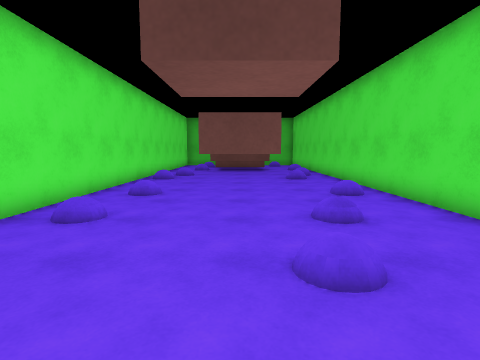
view 1 (above)

15 first-person views from a walk through a 3-D level made in the Unity game engine. The camera is 1.3 m above the floor, tilts 6° down and sees 80° across. The floor is counted in squares, 1 m on a side. Each view is taken from the middle of a square. On the plan, view 1 faces up. The plan holds only what a view shows up to about 13 squares ahead; the rest is blank. The player character is not drawn.

view 2
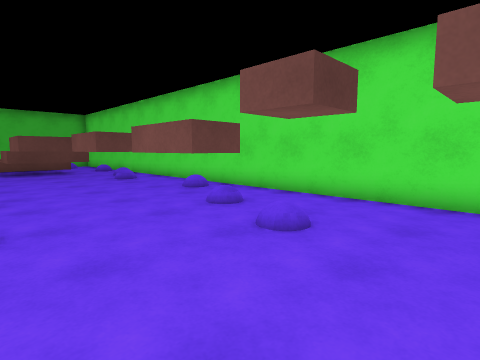

view 3
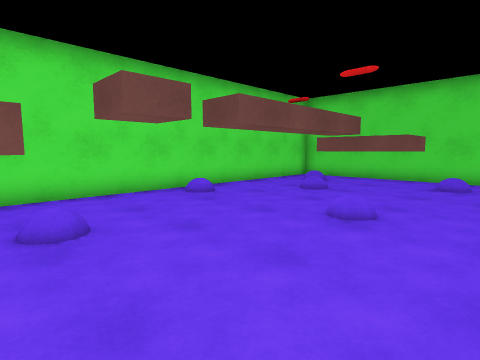

view 4
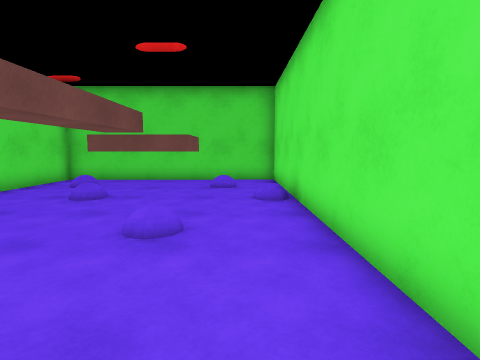

view 5
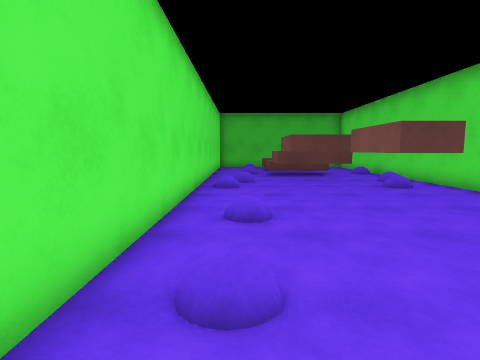

view 6
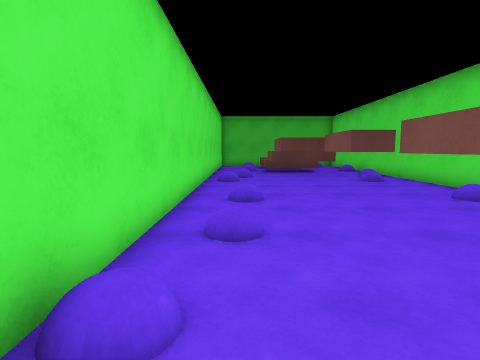

view 7
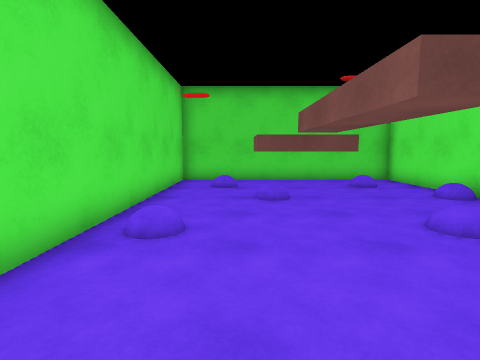

view 8
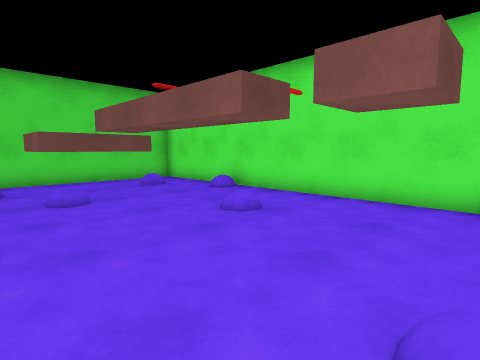

view 9
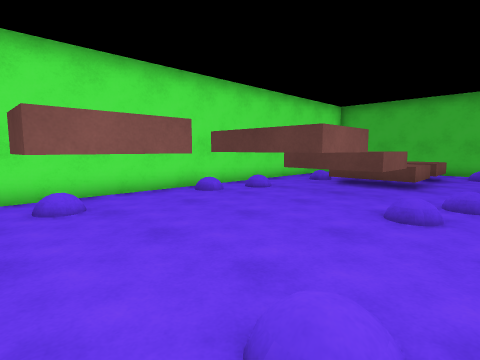

view 10
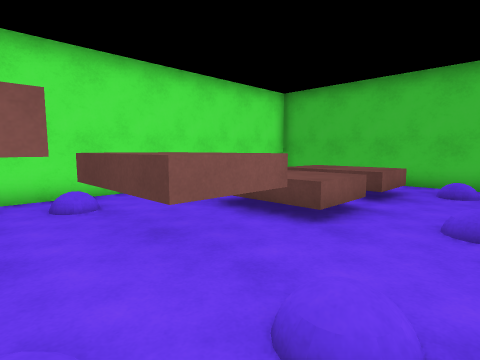

view 11
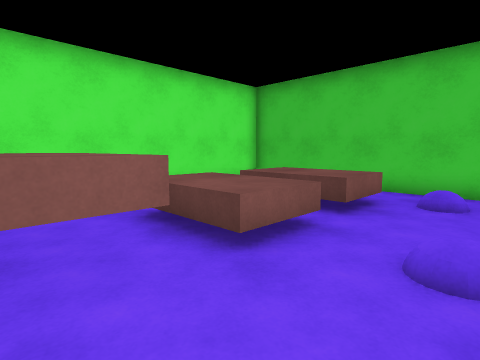

view 12
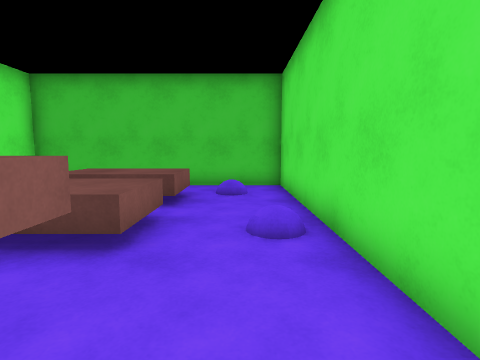

view 13
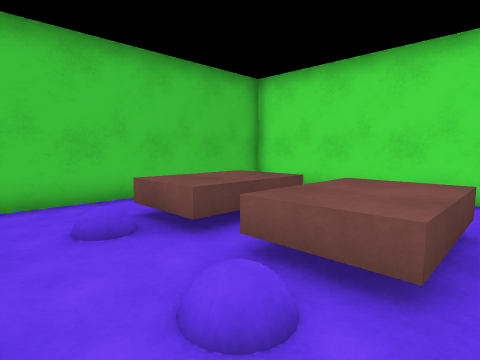

view 14
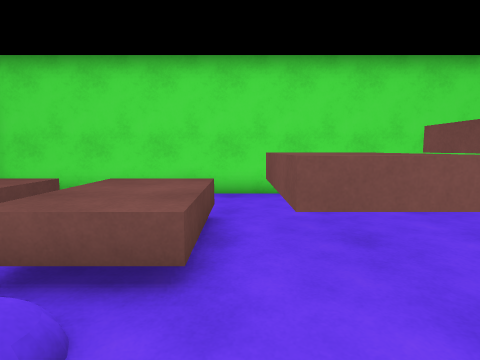

view 15
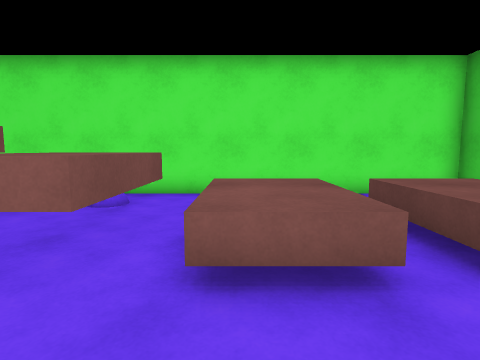

### Floor plan
Key: @ floor where view 1 was taken; # wall or solid block; . main floor; : floor 0.25 m higher than the main floor; / step, stairs or slope; ^ raised ledge; T thing the floor can be seen under or through; O other object.
Columns run from 5 left of view 1 to 5 right of it. Each row starts with its distance up from view 1.
 25 ###########
 24 #.... ....#
 23 #.... ....#
 22 #...^^^...#
 21 #...^^^...#
 20 #.........#
 19 #...^^^...#
 18 #...^^^...#
 17 #.........#
 16 #...^^^...#
 15 #.O.^^^.O.#
 14 #.........#
 13 #...^^^.:.#
 12 #...^^^...#
 11 #.........#
 10 #.........#
  9 # ...T....#
  8 # ...T....#
  7 #.........#
  6 #....../..#
  5 #.:..#./..#
  4 #....#....#
  3 #O....#...#
  2 #.........#
  1 #.........#
  0 #....@....#
 -1 #.........#
 -2 #.........#
 -3 #.........#
 -4 #.........#
 -5 #O....O...#
 -6 #...^^^...#
 -7 #...^ ^...#
 -8 #.........#
 -9 #.........#
-10 ###########

Where each view was taken, in squares from view 1:
view 1: 0 up, 0 right, facing up
view 2: 0 up, 3 left, facing up-right
view 3: 4 up, 4 left, facing down-right
view 4: 3 up, 3 left, facing down
view 5: 3 up, 3 left, facing up
view 6: 1 up, 3 left, facing up
view 7: 3 up, 2 right, facing down
view 8: 3 up, 3 right, facing down-left
view 9: 7 up, 4 right, facing up-left
view 10: 13 up, 4 right, facing up-left
view 11: 15 up, 4 right, facing up-left
view 12: 14 up, 3 right, facing up
view 13: 17 up, 4 left, facing up-right
view 14: 17 up, 4 left, facing right
view 15: 18 up, 4 right, facing left
